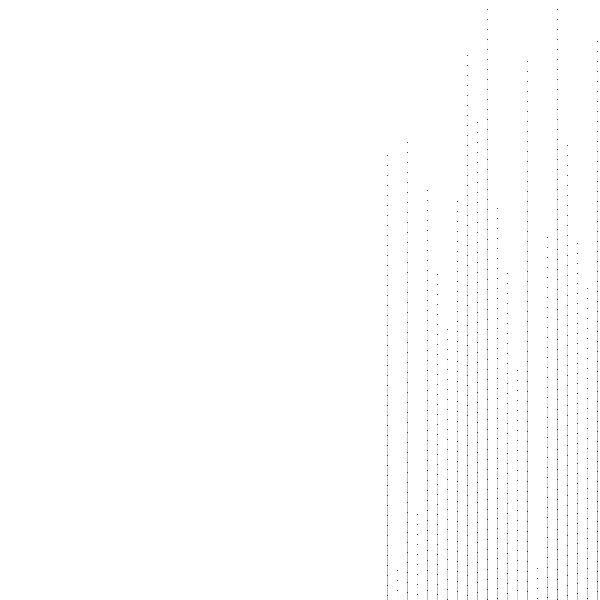
Frame 1 (no input)
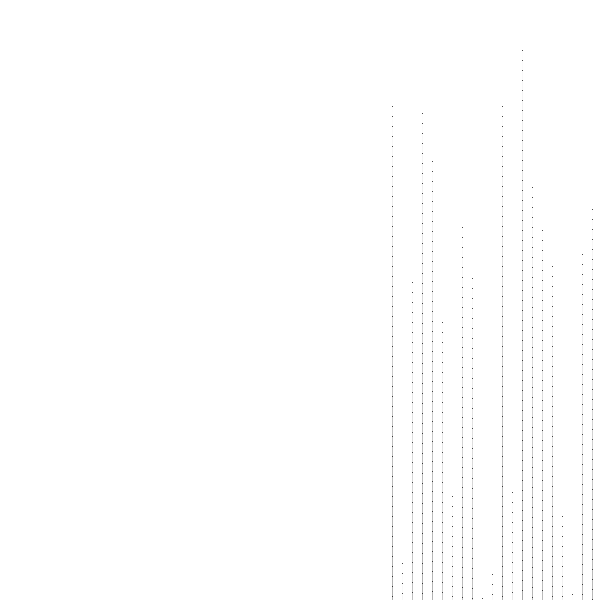
Frame 60 (the mouse pressed at the canvas centre just before this capture)
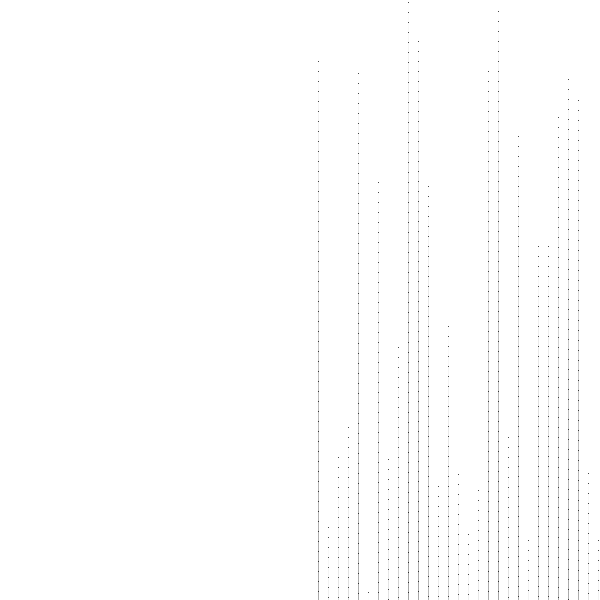
Frame 120 (the mouse held since frame 60 and released just before this capture)

The Processing sketch that drew these frames (run headless with seeded random() and noise(); from frame 60 on, the mouse is pressed at the canvas centre):

// Processing sketch: processing_147624
// ── processing_147624.pde

// lesson 3

float x;
float y;
float alfa = 2;

void setup() {
  size(600,600);
}

void draw() {
  background(255);
  
  for(x = random(0,600); x < width; x += 10) {
    for(y = random(0,600); y < height; y += 10) {
      stroke(0,0,0,alfa);
      line(x,y,x,height);
      stroke(0);
      point(x,y);
    }
  }
}
